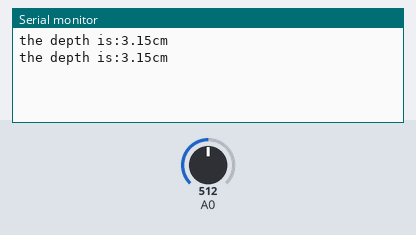
Recording of a sketch running on a simulated Arduino Uno, built with avr-gcc and run on an emulated ATmega328P. Parts: the last lines printed to the serial monitor. The inputs (shaded band) are chosen by the test bench; at power-on: A0 = 512.

Above: at 1.8 s.
1.9 s: A0 set to 716
At 2.5 s:
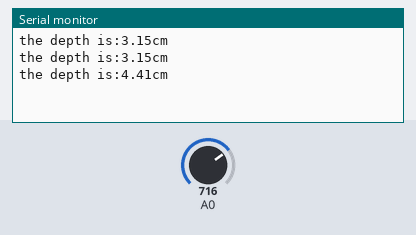
3.4 s: A0 set to 900
At 4.8 s:
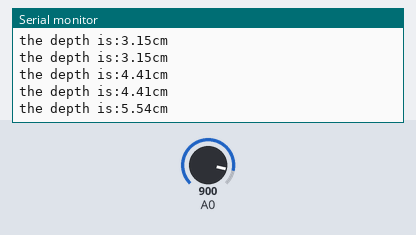
Timing chart, 0 to 6.4 s (numbered marks = the images above; inputs shaded):
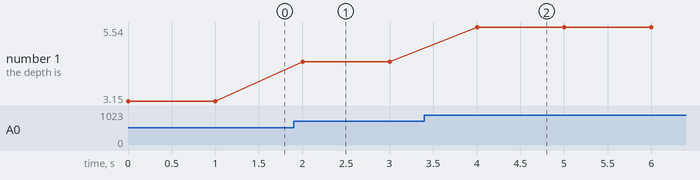

Measured:
- after the input at 1.9 s, the serial monitor: prints a new line after 0.10 s (image 1)
- after the input at 3.4 s, the serial monitor: prints a new line after 0.60 s (image 2)
- plotted number 1: 3.15 → 4.41 after the input at 1.9 s, 4.41 → 5.54 after the input at 3.4 s

The sketch:

Water_Level.ino
```cpp
double temp,data;
void setup() {
  Serial.begin(9600);
}

void loop() {

  temp=(long)analogRead(0);
  data=(temp/650)*4;
  Serial.print("the depth is:");
  Serial.print(data);
  Serial.println("cm");
  delay(1000);

}
```
